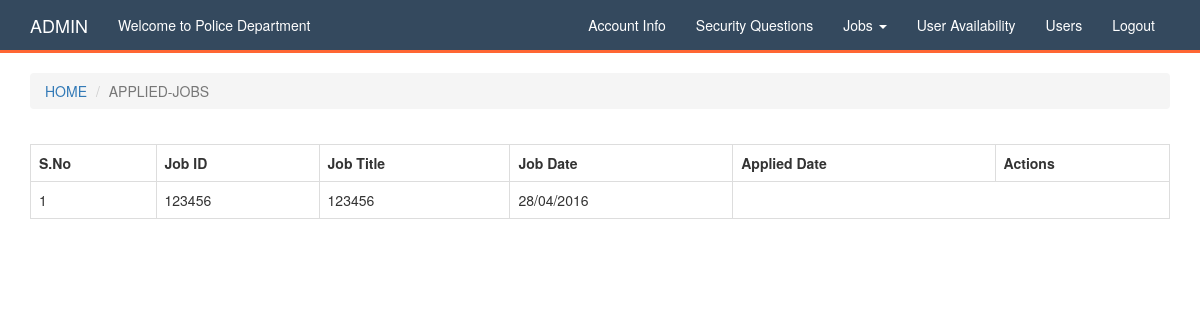
The page /applied-jobs.php (signed in) on the database its author committed.
### tables this page shows
CREATE TABLE IF NOT EXISTS `tbl_users` (
  `user_id` int(11) NOT NULL AUTO_INCREMENT,
  `first_name` varchar(100) NOT NULL,
  `last_name` varchar(100) NOT NULL,
  `email` varchar(150) NOT NULL,
  `password` varchar(150) NOT NULL,
  `department` varchar(50) NOT NULL,
  `level` varchar(50) NOT NULL,	
  `address1` varchar(150) NOT NULL,
  `address2` varchar(150) NOT NULL,
  `city` varchar(150) NOT NULL,
  `state` varchar(150) NOT NULL,
  `zip` varchar(150) NOT NULL,
  `mobile` varchar(50) NOT NULL,
  `role` varchar(100) NOT NULL,
  `date_of_registration` varchar(50) NOT NULL,
  `is_active` tinyint(1) NOT NULL DEFAULT '0',
  PRIMARY KEY (`user_id`)
);

CREATE TABLE IF NOT EXISTS `tbl_jobs` (
  `jobs_id` int(11) NOT NULL AUTO_INCREMENT,
  `job_id` varchar(100) NOT NULL,
  `title` varchar(200) NOT NULL,
  `date` varchar(50) NOT NULL,
  `place` varchar(150) NOT NULL,
  `address` varchar(250) NOT NULL,
  `is_active` tinyint(1) NOT NULL DEFAULT '1',
  PRIMARY KEY (`jobs_id`),
  UNIQUE KEY `job_id` (`job_id`)
);

### applied-jobs.php (the view, shortened to what this page needs)
<?php
 include 'header.php';
?>
<section class="container">
    <article class="table-list">
        <table class="table table-bordered">
            <tr>
                <th>S.No</th>
                <th>Job ID</th>
                <th>Job Title</th>
                <th>Job Date</th>
                <th>Applied Date</th>
                <?php if($_SESSION['ROLE']=="ADMIN"){ ?>
                    <th>Actions</th>
                <?php } else{ ?>
                <th>Status</th>
                <?php }?>
            </tr>
            <?php if($_SESSION['ROLE']=="ADMIN") {
                $lists = mysqli_query($link, "SELECT * FROM `tbl_applied_jobs` ORDER BY `apj_id` DESC");
            }else{
                $lists = mysqli_query($link, "SELECT * FROM `tbl_applied_jobs` WHERE `user_id`='".$_SESSION['USER_ID']."' ORDER BY `apj_id` DESC");
            }
            $number = mysqli_num_rows($lists);
            if($number==0){
                echo "<tr><td colspan='5'>No Person is applied for the Job </td></tr>";
            }else{
                for($i=1;$i<=$number;$i++){
                    $list = mysqli_fetch_assoc($lists);
                    $jobs = mysqli_query($link,"SELECT * FROM `tbl_jobs` WHERE `jobs_id`='".$list['job_id']."'");
                    $job = mysqli_fetch_assoc($jobs);
                    ?>
                    <tr>
                        <form method="post">
                        <td><?= $i ?>
                        </td>
                        <td><?= $job['job_id'] ?></td>
<td><?= $job['title'] ?></td>
<td><?= $job['date'] ?></td>
                <?php  }
            }      ?>

### header.php (shortened to what this page needs)
<?php
    include 'config.php';
    function current_page()
    {
        return basename($_SERVER['PHP_SELF']);
    }
    $users = mysqli_query($link, "SELECT * FROM `tbl_users` WHERE `user_id`='" . $_SESSION['USER_ID'] . "'");
    $user = mysqli_fetch_assoc($users);
?>
<!DOCTYPE html>
<html>
<head>
    <link rel="stylesheet" href="css/bootstrap.min.css"/>
    <link rel="stylesheet" href="css/font-awesome.min.css"/>
    <link rel="stylesheet" href="css/bootstrap-datepicker3.min.css"/>
    <link rel="stylesheet" href="css/styles.css"/>
</head>
<body>
<nav class="navbar navbar-default">
    <div class="container">
        <div class="navbar-header">
            <a class="navbar-brand" href="#"><?= $_SESSION['ROLE'] ?></a>
        </div>
        <div class="collapse navbar-collapse" id="bs-example-navbar-collapse-1">
            <ul class="nav navbar-nav">
                <li><a href="#">Welcome to <?= $user['first_name'] . ' ' . $user['last_name'] ?></a></li>
            </ul>
            <ul class="nav navbar-nav navbar-right">
                <li><a href="profile.php">Account Info</a></li>
                <?php if ($_SESSION['ROLE'] == 'ADMIN') { ?>
                    <li><a href="security.php">Security Questions</a></li>
                    <li class="dropdown">
                        <a href="#" class="dropdown-toggle" data-toggle="dropdown" role="button" aria-haspopup="true" aria-expanded="false">Jobs
                            <span class="caret"></span></a>
                    </li>
                    <li><a href="availebility.php">User Availability</a></li>
                    <li><a href="users.php">Users</a></li>
                <?php } ?>
                <li><a href="logout.php">Logout</a></li>
            </ul>
        </div>
    </div>
</nav>
<?php
    $cur = current_page();
    $explode = explode(".", $cur);
?>
<div class="container">
    <ol class="breadcrumb" style="text-transform:uppercase">
        <li><a href="#">Home</a></li>
        <li class="active"><?= $explode[0]; ?></li>
    </ol>
</div>

### css/styles.css (style rules this page uses)
.navbar-default { background: #34495E; border: 0; border-radius: 0; border-bottom: 3px solid #FF6633; }
.navbar-default a, .front-form a { color: #FFF !important; font-weight: 500; }
.table-list { float: left; width: 100%; margin-top: 15px; }

### rows shown on the page
tbl_users: first_name "Police", last_name "Department"
tbl_jobs: job "123456", title "123456", date "28/04/2016"

### other values the page prints
$_SESSION['ROLE'] "ADMIN"
$explode[0] "APPLIED-JOBS"
